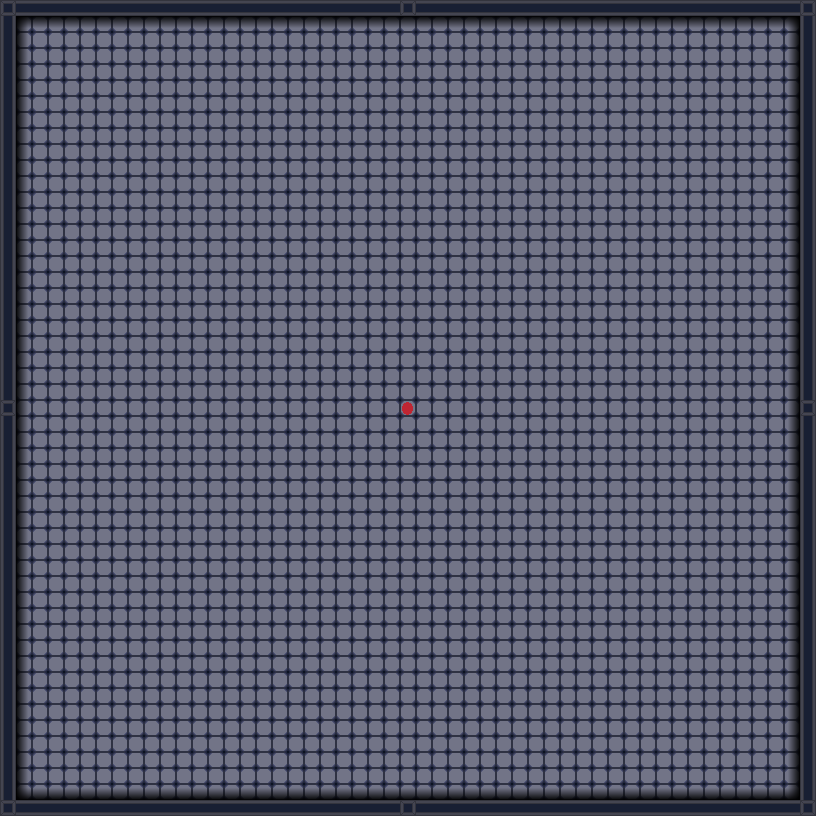

Tiled map render using the project's own tile images. Description and the map definition, with tile-layer contents summarised, below:
An orthogonal 51x51 tile map with 16x16 px tiles, 6 tile layers (Tile Layer 1, PlayerLayer, LeftShadow, RightShadow, ...), 2 tilesets.

<map version="1.0" tiledversion="1.0.2" orientation="orthogonal" renderorder="right-down" width="51" height="51" tilewidth="16" tileheight="16" nextobjectid="15">
 <tileset firstgid="1" source="untitled.tsx" />
 <tileset firstgid="7" source="shadow.tsx" />
 <layer name="Tile Layer 1" width="51" height="51">
  <data>[2601 cells, 2601 non-empty, 4 distinct tile ids]</data>
 </layer>
 <layer name="PlayerLayer" width="51" height="51">
  <data>[2601 cells, 1 non-empty, 1 distinct tile ids]</data>
 </layer>
 <layer name="LeftShadow" width="51" height="51">
  <data>[2601 cells, 49 non-empty, 1 distinct tile ids]</data>
 </layer>
 <layer name="RightShadow" width="51" height="51">
  <data>[2601 cells, 49 non-empty, 1 distinct tile ids]</data>
 </layer>
 <layer name="TopShadow" width="51" height="51">
  <data>[2601 cells, 49 non-empty, 1 distinct tile ids]</data>
 </layer>
 <layer name="BottomShadow" width="51" height="51">
  <data>[2601 cells, 49 non-empty, 1 distinct tile ids]</data>
 </layer>
</map>